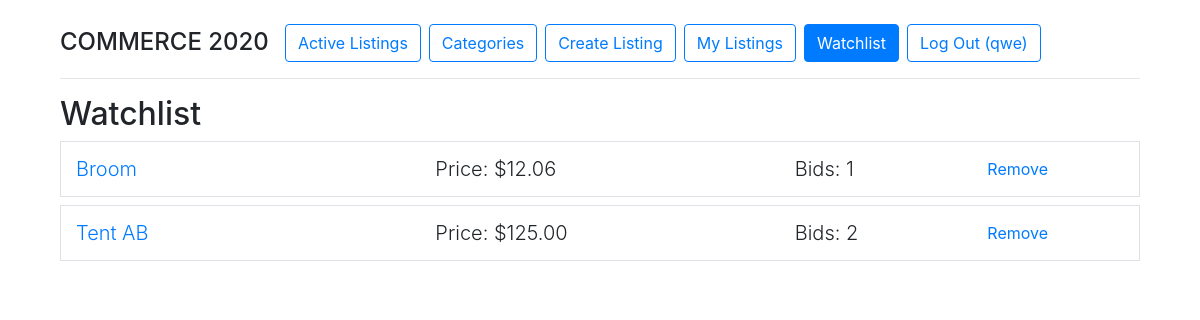
The app's page /watchlist (signed in) with its own data.
### auctions/models.py (models this page shows, shortened)
class User(AbstractUser):
    def __str__(self):
        return f"{self.username}"

class Watchlist(models.Model):
    user = models.ForeignKey(User, on_delete=models.CASCADE, related_name="watchers")
    listing = models.ForeignKey(Listing, on_delete=models.CASCADE, related_name="watched")

class Listing(models.Model):
    title = models.CharField(max_length=64, unique=True)
    description = models.CharField(max_length=512)
    imgurl = models.CharField(max_length=128)
    start_price = models.DecimalField(max_digits=12, decimal_places=2)
    closed = models.BooleanField(default=False, editable=False)
    bids = models.ManyToManyField('Bid', blank=True, related_name='listing_bids')
    user = models.ForeignKey(User, on_delete=models.CASCADE, null=True)
    category = models.ForeignKey(Category, on_delete=models.CASCADE)

class Bid(models.Model):
    user = models.ForeignKey(User, on_delete=models.CASCADE)
    bid_price = models.DecimalField(max_digits=12, decimal_places=2)

### auctions/views.py (the view)
# urls.py: path("watchlist", views.watchlist, name="watchlist"),
@login_required
def watchlist(request):
    template = "auctions/watchlist.html"
    watchlist = Watchlist.objects.filter(user=request.user)
    context = {
        'watchlist': watchlist
    }
    return render (request, template, context)

### auctions/context_processors.py (called while the page is built)
def get_current_year_to_context(request):
    current_datetime = datetime.datetime.now()
    return {
        'current_year': current_datetime.year
    }

def get_listings_count_to_context(request):
    return {
        "listings_count": Listing.objects.all().count()
    }

### auctions/templates/auctions/watchlist.html (shortened to what this page needs)
{% extends 'auctions/layout.html' %}
{% block body %}
    <h2>Watchlist</h2>
    {% for item in watchlist %}
        <div class="container ml-0 border mb-2 py-2">
            <div class="row">
                <div class="col align-self-center">
                    <a class='lead' href="{% url 'auctions:listings' item.listing.id %}">{{ item.listing.title }}</a>
                </div>
                <div class="col align-self-center">
                    {% if item.listing.bids.last %}
                    <p class="d-inline lead">Price:</p><p class="d-inline lead"> ${{ item.listing.bids.last.bid_price }} </p>
                    {% else %}
                    <p class="d-inline lead">Price:</p><p class="d-inline lead"> ${{ item.listing.start_price }} </p>
                    {% endif %}
                </div>
                <div class="col-2 align-self-center">
                    <p class="d-inline lead">Bids: {{ item.listing.bids.count }}</p>
                </div>
                <div class="col-2 align-self-center">
                    <a class="btn btn-link" href="{% url 'auctions:watchlist_toggle' item.listing.id %}">Remove</a>
                </div>
            </div>
        </div>
    {% endfor %}
{% endblock %}

### auctions/templates/auctions/layout.html (shortened to what this page needs)
{% load static %}
<!DOCTYPE html>
<html lang="en">
    <head>
        <link rel="stylesheet" href="https://stackpath.bootstrapcdn.com/bootstrap/4.4.1/css/bootstrap.min.css">
        <link href="{% static 'auctions/styles.css' %}" rel="stylesheet">
    </head>
    <body>
        {% with url_name=request.resolver_match.url_name %}
        <ul class="nav mt-4">
            <li class="nav-item">
                <h4 class='mr-3 mt-sp'>COMMERCE 2020</h4>
            </li>
            <li class="nav-item">
                <a class="btn btn-outline-primary {% if url_name == 'index' %}active{% endif %}" href="{% url 'auctions:index' %}">Active Listings</a>
            </li>
            <li>
                <a class="btn btn-outline-primary ml-2  {% if url_name == 'categories' %}active{% endif %}" href="{% url 'auctions:categories' %}">Categories</a>
            </li>
            {% if user.is_authenticated %}
                <li class="nav-item">
                    <li>
                        <a class="btn btn-outline-primary ml-2  {% if url_name == 'create_listing' %}active{% endif %}" href="{% url 'auctions:create_listing' %}">Create Listing</a>
                    </li>
                    <li>
                        <a class="btn btn-outline-primary ml-2 {% if url_name == 'my_listings' %}active{% endif %}" href="{% url 'auctions:my_listings' %}">My Listings</a>
                    </li>
                    <li>
                        <a class="btn btn-outline-primary ml-2 {% if url_name == 'watchlist' %}active{% endif %}" href="{% url 'auctions:watchlist' %}">Watchlist</a>
                    </li>
                    <li>
                        <a class="btn btn-outline-primary ml-2 {% if url_name == 'logout' %}active{% endif %}" href="{% url 'auctions:logout' %}">Log Out ({{ user.username }})</a>
                    </li>
                </li>
            {% endif %}
        </ul>
        {% endwith %}
        <hr>
        {% block body %}
        {% endblock %}
    </body>
</html>

### auctions/static/auctions/styles.css (style rules this page uses)
body { width: 90vw; margin: auto; }
html { overflow: -moz-scrollbars-vertical; overflow-y: scroll; }
.mt-sp { margin-top: 4px; margin-bottom: 0px; }

### records on screen
User: username "qwe"
Watchlist: listing "Broom", listing.bids.last.bid_price "12.06", listing.bids.count "1"
Watchlist: listing "Tent AB", listing.bids.last.bid_price "125.00", listing.bids.count "2"
